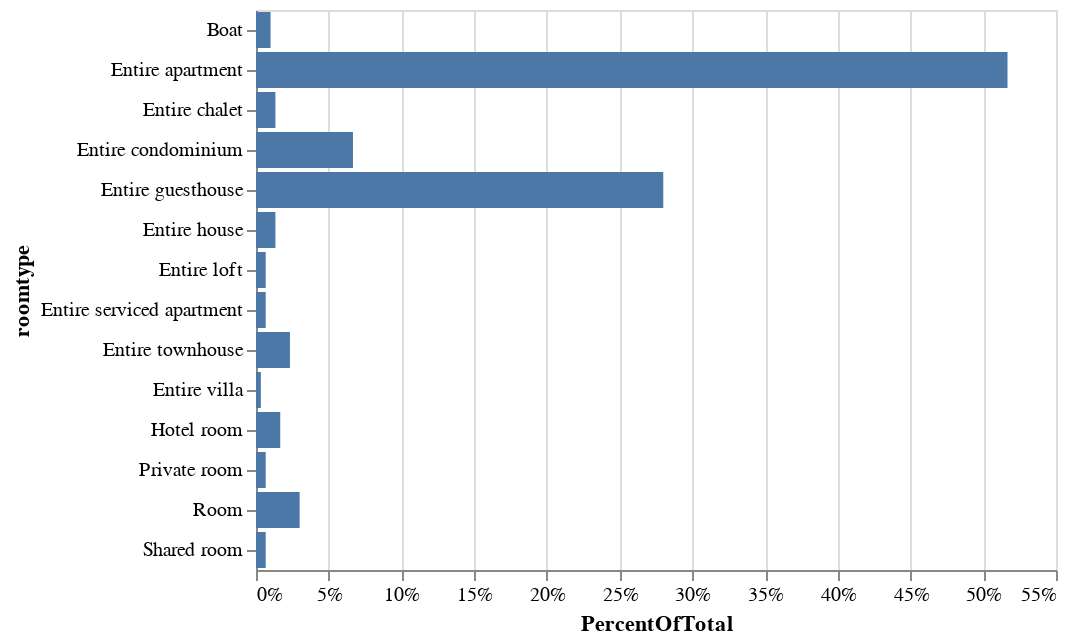

Notebook source saved alongside this figure:
### Markdown cell above
## percent of  rooms by its type

### Code cell
import altair as alt
import pandas as pd

source = pd.DataFrame({'roomtype': ['Private room', 'Entire apartment', 'Entire villa',
       'Entire condominium', 'Shared room', 'Hotel room',
       'Entire townhouse', 'Entire house', 'Entire loft',
       'Entire serviced apartment', 'Entire chalet', 'Entire guesthouse',
       'Boat', 'Room']
                           ,'count': [2,155,1,20,2,5,7,4,2,2,4,84,3,9]})

alt.Chart(source).transform_joinaggregate(
    Total='sum(count)',
).transform_calculate(
    PercentOfTotal="datum.count / datum.Total"
).mark_bar().encode(
    alt.X('PercentOfTotal:Q', axis=alt.Axis(format='.0%')),
    y='roomtype:N'
)

### Figure 1 — Vega-Lite specification as saved in the notebook (floating-point values rounded to 4 significant figures)
{"config": {"view": {"continuousWidth": 400, "continuousHeight": 300}}, "data": {"name": "data-7dbd06fca831c988c14a6ef88ef4cb6c"}, "mark": "bar", "encoding": {"x": {"type": "quantitative", "axis": {"format": ".0%"}, "field": "PercentOfTotal"}, "y": {"type": "nominal", "field": "roomtype"}}, "transform": [{"joinaggregate": [{"op": "sum", "field": "count", "as": "Total"}]}, {"calculate": "datum.count / datum.Total", "as": "PercentOfTotal"}], "$schema": "https://vega.github.io/schema/vega-lite/v4.8.1.json", "datasets": {"data-7dbd06fca831c988c14a6ef88ef4cb6c": [{"roomtype": "Private room", "count": 2}, {"roomtype": "Entire apartment", "count": 155}, {"roomtype": "Entire villa", "count": 1}, {"roomtype": "Entire condominium", "count": 20}, {"roomtype": "Shared room", "count": 2}, {"roomtype": "Hotel room", "count": 5}, {"roomtype": "Entire townhouse", "count": 7}, {"roomtype": "Entire house", "count": 4}, {"roomtype": "Entire loft", "count": 2}, {"roomtype": "Entire serviced apartment", "count": 2}, {"roomtype": "Entire chalet", "count": 4}, {"roomtype": "Entire guesthouse", "count": 84}, {"roomtype": "Boat", "count": 3}, {"roomtype": "Room", "count": 9}]}}
